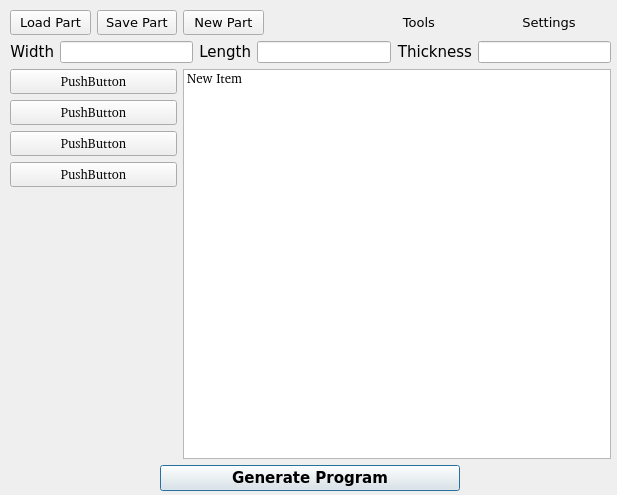
<?xml version="1.0" encoding="UTF-8"?>
<ui version="4.0">
 <class>Dialog</class>
 <widget class="QDialog" name="Dialog">
  <property name="geometry">
   <rect>
    <x>0</x>
    <y>0</y>
    <width>617</width>
    <height>495</height>
   </rect>
  </property>
  <property name="windowTitle">
   <string>Dialog</string>
  </property>
  <widget class="QWidget" name="gridLayoutWidget">
   <property name="geometry">
    <rect>
     <x>10</x>
     <y>10</y>
     <width>601</width>
     <height>481</height>
    </rect>
   </property>
   <layout class="QGridLayout" name="gridLayout">
    <item row="7" column="2" colspan="5">
     <widget class="QListWidget" name="command_List">
      <property name="font">
       <font>
        <family>Noto Sans [unknown]</family>
        <pointsize>10</pointsize>
       </font>
      </property>
      <item>
       <property name="text">
        <string>New Item</string>
       </property>
      </item>
     </widget>
    </item>
    <item row="8" column="0" colspan="7">
     <layout class="QHBoxLayout" name="horizontalLayout">
      <item>
       <widget class="QPushButton" name="done_Button">
        <property name="maximumSize">
         <size>
          <width>300</width>
          <height>16777215</height>
         </size>
        </property>
        <property name="font">
         <font>
          <family>DejaVu Sans</family>
          <pointsize>11</pointsize>
          <weight>75</weight>
          <bold>true</bold>
         </font>
        </property>
        <property name="toolTip">
         <string>Generate The Program!</string>
        </property>
        <property name="text">
         <string>Generate Program</string>
        </property>
        <property name="icon">
         <iconset resource="resources.qrc">
          <normaloff>:/Main/icons/gemicon/PNG/32x32/row 7/8.png</normaloff>:/Main/icons/gemicon/PNG/32x32/row 7/8.png</iconset>
        </property>
        <property name="iconSize">
         <size>
          <width>32</width>
          <height>32</height>
         </size>
        </property>
       </widget>
      </item>
     </layout>
    </item>
    <item row="2" column="0" colspan="3">
     <layout class="QHBoxLayout" name="horizontalLayout_2">
      <property name="spacing">
       <number>6</number>
      </property>
      <item>
       <widget class="QPushButton" name="pushButton">
        <property name="font">
         <font>
          <family>DejaVu Sans</family>
          <pointsize>10</pointsize>
         </font>
        </property>
        <property name="text">
         <string>Load Part</string>
        </property>
        <property name="icon">
         <iconset resource="resources.qrc">
          <normaloff>:/Main/icons/gemicon/PNG/32x32/row 8/9.png</normaloff>:/Main/icons/gemicon/PNG/32x32/row 8/9.png</iconset>
        </property>
       </widget>
      </item>
      <item>
       <widget class="QPushButton" name="pushButton_2">
        <property name="font">
         <font>
          <family>DejaVu Sans</family>
          <pointsize>10</pointsize>
         </font>
        </property>
        <property name="text">
         <string>Save Part</string>
        </property>
        <property name="icon">
         <iconset resource="resources.qrc">
          <normaloff>:/Main/icons/gemicon/PNG/32x32/row 10/7.png</normaloff>:/Main/icons/gemicon/PNG/32x32/row 10/7.png</iconset>
        </property>
       </widget>
      </item>
      <item>
       <widget class="QPushButton" name="pushButton_3">
        <property name="font">
         <font>
          <family>DejaVu Sans</family>
          <pointsize>10</pointsize>
         </font>
        </property>
        <property name="text">
         <string>New Part</string>
        </property>
        <property name="icon">
         <iconset resource="resources.qrc">
          <normaloff>:/Main/icons/gemicon/PNG/32x32/row 11/5.png</normaloff>:/Main/icons/gemicon/PNG/32x32/row 11/5.png</iconset>
        </property>
       </widget>
      </item>
     </layout>
    </item>
    <item row="4" column="0" colspan="7">
     <layout class="QHBoxLayout" name="horizontalLayout_4">
      <item>
       <widget class="QLabel" name="width_Label">
        <property name="font">
         <font>
          <family>DejaVu Sans</family>
          <pointsize>11</pointsize>
         </font>
        </property>
        <property name="text">
         <string>Width</string>
        </property>
        <property name="alignment">
         <set>Qt::AlignRight|Qt::AlignTrailing|Qt::AlignVCenter</set>
        </property>
       </widget>
      </item>
      <item>
       <widget class="QLineEdit" name="width_Edit"/>
      </item>
      <item>
       <widget class="QLabel" name="length_Label">
        <property name="font">
         <font>
          <family>DejaVu Sans</family>
          <pointsize>11</pointsize>
         </font>
        </property>
        <property name="text">
         <string>Length</string>
        </property>
        <property name="alignment">
         <set>Qt::AlignRight|Qt::AlignTrailing|Qt::AlignVCenter</set>
        </property>
       </widget>
      </item>
      <item>
       <widget class="QLineEdit" name="length_Edit"/>
      </item>
      <item>
       <widget class="QLabel" name="thickness_Label">
        <property name="font">
         <font>
          <family>DejaVu Sans</family>
          <pointsize>11</pointsize>
         </font>
        </property>
        <property name="text">
         <string>Thickness</string>
        </property>
        <property name="alignment">
         <set>Qt::AlignRight|Qt::AlignTrailing|Qt::AlignVCenter</set>
        </property>
       </widget>
      </item>
      <item>
       <widget class="QLineEdit" name="thickness_Edit">
        <property name="inputMethodHints">
         <set>Qt::ImhDigitsOnly|Qt::ImhPreferNumbers</set>
        </property>
       </widget>
      </item>
     </layout>
    </item>
    <item row="2" column="4" colspan="3">
     <layout class="QHBoxLayout" name="horizontalLayout_3">
      <item>
       <widget class="QPushButton" name="pushButton_6">
        <property name="font">
         <font>
          <family>DejaVu Sans</family>
          <pointsize>10</pointsize>
         </font>
        </property>
        <property name="text">
         <string>Tools</string>
        </property>
        <property name="icon">
         <iconset resource="resources.qrc">
          <normaloff>:/Main/icons/gemicon/PNG/32x32/row 1/9.png</normaloff>:/Main/icons/gemicon/PNG/32x32/row 1/9.png</iconset>
        </property>
        <property name="flat">
         <bool>true</bool>
        </property>
       </widget>
      </item>
      <item>
       <widget class="QPushButton" name="pushButton_5">
        <property name="font">
         <font>
          <family>DejaVu Sans</family>
          <pointsize>10</pointsize>
         </font>
        </property>
        <property name="text">
         <string>Settings</string>
        </property>
        <property name="icon">
         <iconset resource="resources.qrc">
          <normaloff>:/Main/icons/gemicon/PNG/32x32/row 3/12.png</normaloff>:/Main/icons/gemicon/PNG/32x32/row 3/12.png</iconset>
        </property>
        <property name="flat">
         <bool>true</bool>
        </property>
       </widget>
      </item>
     </layout>
    </item>
    <item row="7" column="0" colspan="2">
     <layout class="QVBoxLayout" name="verticalLayout">
      <item>
       <widget class="QPushButton" name="pushButton_4">
        <property name="font">
         <font>
          <family>Noto Sans [unknown]</family>
          <pointsize>10</pointsize>
         </font>
        </property>
        <property name="text">
         <string>PushButton</string>
        </property>
       </widget>
      </item>
      <item>
       <widget class="QPushButton" name="pushButton_7">
        <property name="font">
         <font>
          <family>Noto Sans [unknown]</family>
          <pointsize>10</pointsize>
         </font>
        </property>
        <property name="text">
         <string>PushButton</string>
        </property>
       </widget>
      </item>
      <item>
       <widget class="QPushButton" name="pushButton_8">
        <property name="font">
         <font>
          <family>Noto Sans [unknown]</family>
          <pointsize>10</pointsize>
         </font>
        </property>
        <property name="text">
         <string>PushButton</string>
        </property>
       </widget>
      </item>
      <item>
       <widget class="QPushButton" name="pushButton_9">
        <property name="font">
         <font>
          <family>Noto Sans [unknown]</family>
          <pointsize>10</pointsize>
         </font>
        </property>
        <property name="text">
         <string>PushButton</string>
        </property>
       </widget>
      </item>
      <item>
       <spacer name="verticalSpacer">
        <property name="orientation">
         <enum>Qt::Vertical</enum>
        </property>
        <property name="sizeHint" stdset="0">
         <size>
          <width>20</width>
          <height>40</height>
         </size>
        </property>
       </spacer>
      </item>
     </layout>
    </item>
   </layout>
  </widget>
 </widget>
 <resources>
  <include location="resources.qrc"/>
 </resources>
 <connections/>
</ui>
